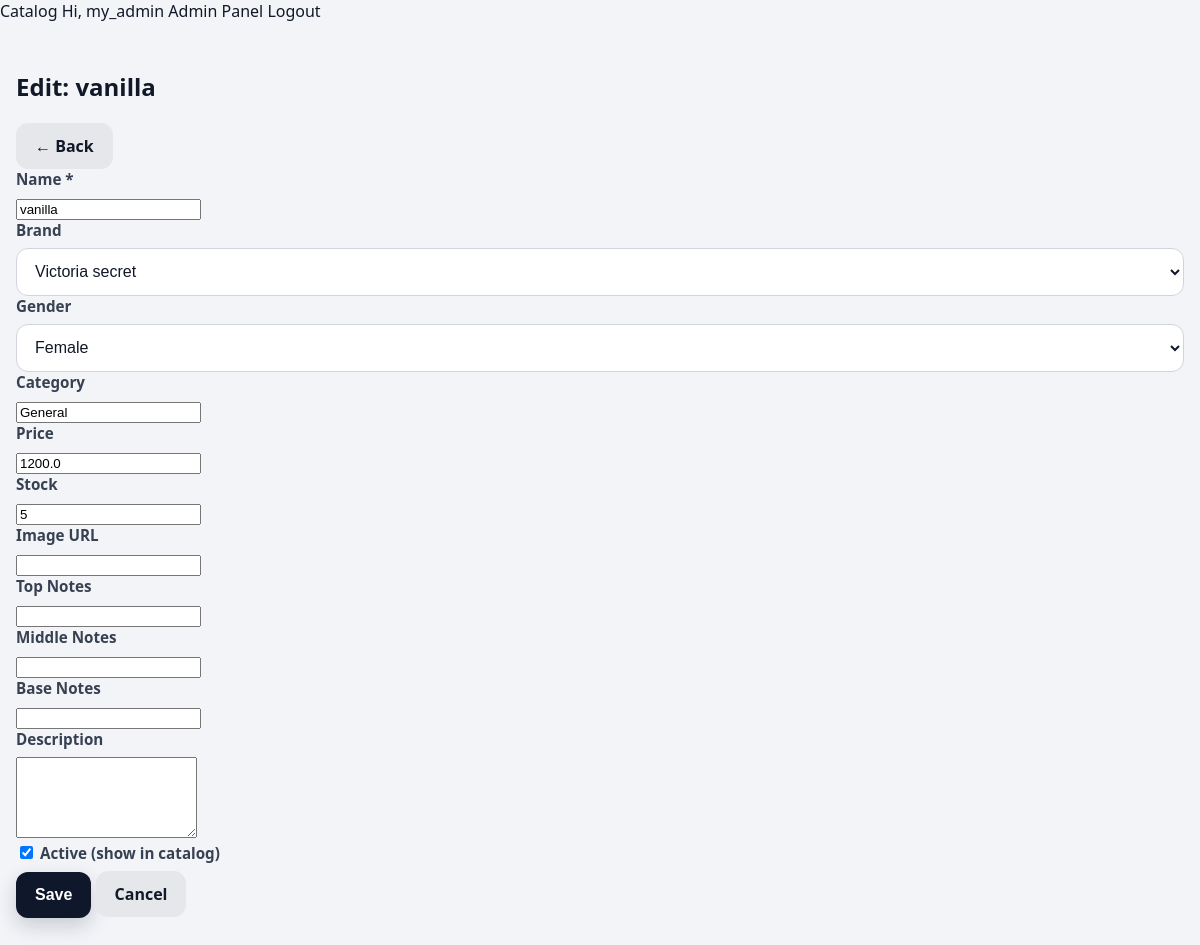
Page /admin/perfumes/8/edit (signed in) on the committed database.
### app/models.py (models this page shows)
class Perfume(db.Model):
    id = db.Column(db.Integer, primary_key=True)
    name = db.Column(db.String(200), nullable=False)
    price = db.Column(db.Float, default=0.0)
    stock_qty = db.Column(db.Integer, default=0)
    gender_target = db.Column(db.String(20), default="Unisex")
    category = db.Column(db.String(50), default="General")
    top_notes = db.Column(db.String(300), default="")
    middle_notes = db.Column(db.String(300), default="")
    base_notes = db.Column(db.String(300), default="")
    description = db.Column(db.Text, default="")
    image_url = db.Column(db.String(500), default="")
    is_active = db.Column(db.Boolean, default=True)
    brand_id = db.Column(db.Integer, db.ForeignKey("brand.id"), nullable=False)
    brand_obj = db.relationship("Brand", backref="perfumes")

class Brand(db.Model):
    id = db.Column(db.Integer, primary_key=True)
    name = db.Column(db.String(120), unique=True, nullable=False)

### app/routes.py (the view, shortened to what this page needs)
@app.route("/admin/perfumes/<int:perfume_id>/edit", methods=["GET", "POST"])
@admin_required
def admin_edit_perfume(perfume_id):
    perfume = db.session.get(Perfume, perfume_id)
    if not perfume:
        return "Not found", 404
    brands = Brand.query.order_by(Brand.name.asc()).all()
    error_msg = ""
    return render_template("admin_edit_perfume.html", perfume=perfume, brands=brands, error_msg=error_msg)

### app/routes.py (called while the page is built)
def admin_required(fn):
    @wraps(fn)
    def wrapper(*args, **kwargs):
        if not session.get("user_id"):
            return redirect(url_for("login", next=request.path))
        if not session.get("is_admin"):
            return "Forbidden (Admin only)", 403
        return fn(*args, **kwargs)
    return wrapper

### app/templates/admin_edit_perfume.html (shortened to what this page needs)
{% extends "base.html" %}
{% block content %}
<div class="container page-content">
  <div class="admin-head-row">
    <h2>Edit: {{ perfume.name }}</h2>
    <a class="btn btn-secondary" href="{{ url_for('admin_perfumes') }}">← Back</a>
  </div>
  <div class="admin-form-card">
    <form method="POST">
      <div class="admin-form-grid">
        <div class="field field-full">
          <label>Name *</label>
          <input class="search-input" name="name" value="{{ perfume.name }}" required>
        </div>
        <div class="field">
          <label>Brand</label>
          <select name="brand_id">
            {% for b in brands %}
              <option value="{{ b.id }}" {% if perfume.brand_id == b.id %}selected{% endif %}>{{ b.name }}</option>
            {% endfor %}
          </select>
        </div>
        <div class="field">
          <label>Gender</label>
          {% set g = perfume.gender_target or "Unisex" %}
          <select name="gender_target">
            <option value="Female" {% if g=="Female" %}selected{% endif %}>Female</option>
          </select>
        </div>
        <div class="field">
          <label>Category</label>
          <input class="search-input" name="category" value="{{ perfume.category or 'General' }}">
        </div>
        <div class="field">
          <label>Price</label>
          <input class="search-input" name="price" value="{{ perfume.price }}">
        </div>
        <div class="field">
          <label>Stock</label>
          <input class="search-input" name="stock_qty" value="{{ perfume.stock_qty }}">
        </div>
        <div class="field field-full">
          <label>Image URL</label>
          <input class="search-input" name="image_url" value="{{ perfume.image_url or '' }}">
        </div>
        <div class="field">
          <label>Top Notes</label>
          <input class="search-input" name="top_notes" value="{{ perfume.top_notes or '' }}">
        </div>
        <div class="field">
          <label>Middle Notes</label>
          <input class="search-input" name="middle_notes" value="{{ perfume.middle_notes or '' }}">
        </div>
        <div class="field">
          <label>Base Notes</label>
          <input class="search-input" name="base_notes" value="{{ perfume.base_notes or '' }}">
        </div>
        <div class="field field-full">
          <label>Description</label>
          <textarea class="admin-textarea" name="description" rows="5">{{ perfume.description or '' }}</textarea>
        </div>
        <div class="field field-full inline-check">
          <label class="check-wrap">
            <input type="checkbox" name="is_active" {% if perfume.is_active %}checked{% endif %}>
            <span>Active (show in catalog)</span>
          </label>
        </div>
        <div class="field field-full form-actions">
          <button class="btn btn-primary" type="submit">Save</button>
          <a class="btn btn-secondary" href="{{ url_for('admin_perfumes') }}">Cancel</a>
        </div>
      </div>
    </form>
  </div>
</div>
{% endblock %}

### app/static/css/style.css (style rules this page uses)
:root { --bg: #f2f4f8; --panel: #ffffff; --text: #111827; --muted: #6b7280; --line: #e5e7eb; --primary: #0f172a; --primary-2: #1e3a8a; --primary-3: #2563eb; --shadow: 0 10px 30px rgba(15, 23, 42, 0.08); --radius-lg: 18px; --radius-md: 12px; --radius-sm: 10px; }
* { box-sizing: border-box; }
html, body { margin: 0; padding: 0; font-family: "Segoe UI", Tahoma, Geneva, Verdana, sans-serif; background: var(--bg); color: var(--text); }
a { color: inherit; text-decoration: none; }
.container { width: min(1280px, calc(100% - 32px)); margin-inline: auto; }
.page-content { padding: 28px 0 40px; }
.field label { display: block; margin-bottom: 8px; font-weight: 600; color: #374151; font-size: 0.95rem; }
.field select { width: 100%; height: 48px; border: 1px solid #d1d5db; background: #fff; border-radius: 12px; padding: 0 14px; font-size: 1rem; color: #111827; outline: none; transition: border-color 0.18s ease, box-shadow 0.18s ease; }
.btn { display: inline-flex; align-items: center; justify-content: center; height: 46px; padding: 0 18px; border-radius: 12px; border: 1px solid transparent; cursor: pointer; font-weight: 700; font-size: 1rem; transition: transform 0.12s ease, box-shadow 0.12s ease, background-color 0.15s ease; }
.btn-primary { background: var(--primary); color: #fff; box-shadow: 0 8px 20px rgba(15, 23, 42, 0.18); }
.btn-secondary { background: #e5e7eb; color: #111827; border-color: #e5e7eb; }

### rows in the picture
Perfume: name "vanilla", brand_id "Victoria secret", gender_target "Female", category "General", price "1200.0", stock_qty "5", is_active "☑"

### other values in the picture
{{ session.get('username') }} "my_admin"
